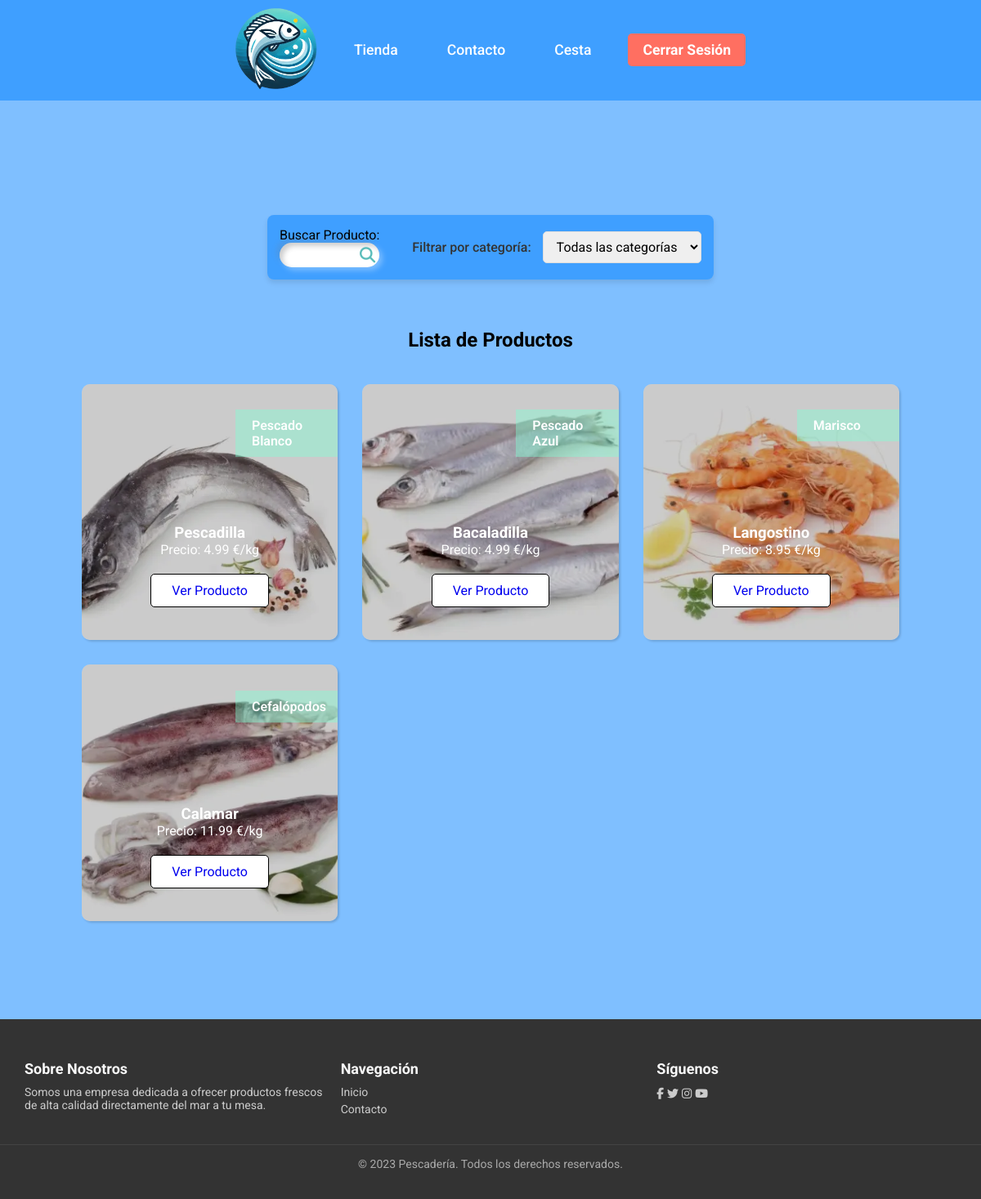
Screenshot of /index.php (signed in) with the database file from the repository.
### tables this page shows
CREATE TABLE `productos` (
  `id` int(11) NOT NULL,
  `nombre` varchar(255) NOT NULL,
  `descripcion` text DEFAULT NULL,
  `precio_kg` decimal(10,2) NOT NULL,
  `stock` int(11) DEFAULT 0,
  `imagen` varchar(255) DEFAULT 'imagen_default.png',
  `id_categoria` int(11) DEFAULT NULL
);

CREATE TABLE `categorias` (
  `id` int(11) NOT NULL,
  `nombre` varchar(255) NOT NULL
);

### index.php (the view, shortened to what this page needs)
<?php
include ('includes/header.php');
?>
    <main>
        <section class="main_products">
            <?php
                $sql = "SELECT productos.nombre, productos.id, productos.precio_kg, productos.imagen, categorias.nombre AS category_name FROM productos JOIN categorias ON productos.id_categoria = categorias.id";
                $result = mysqli_query($conexion, $sql);
            ?>
<div class="filters_container" data-aos="zoom-in" data-aos-duration="500">
        <div class="search_bar_container">
            <form action="search.php" method="GET">
            <label for="category">Buscar Producto:</label>
                <div class="search-container">
                <input type="text" name="search" placeholder="Search..." class="search-input">
                <button type="submit" class="search-btn">
                    <i class="fas fa-search"></i>
                </button>
                </div>
            </form>
        </div>
        <div class="category_selector_container">
            <form action="" method="GET">
                <label for="category">Filtrar por categoría:</label>
                <select name="category_name" id="category_name" onchange="this.form.submit()">
                    <option value="">Todas las categorías</option>
                </select>
            </form>
        </div>
</div>
        <h1>Lista de Productos</h1>
        <div class="products_wrapper">
            <?php
             while ($row = mysqli_fetch_assoc($result)):?>
                <div class="product">
                    <div class="product_tag">
                        <p><?= $row['category_name'] ?></p>
                    </div>
                    <h3><?= $row['nombre'] ?></h3>
                    <img src="assets/images/<?= $row['imagen'] ?>" alt="">
                    <p>Precio: <?= $row['precio_kg'] ?> €/kg</p>
                    <button class="product_grip_button">
                        <a href="producto.php?id=<?= $row['id'] ?>">Ver Producto</a>
                    </button>
                </div>
            <?php endwhile?>
            </div>
        </section>
    </main>
<?php
include ('includes/footer.php');
?>

### assets/css/estilos.css (style rules this page uses)
* { margin: 0; padding: 0; box-sizing: border-box; text-decoration: none; font-family: "Roboto", sans-serif; }
body { background-color:rgba(0, 128, 255, 0.5) ; }
main { width: 100%; padding: 20px; margin: auto; }
.main_products { width: 100%; display: flex; flex-direction: column; align-items: center; gap: 40px; padding: 0 80px; margin: 100px 0; }
.products_wrapper { max-width: 1600px; width: 100%; display: grid; grid-template-columns: repeat(3, 1fr); grid-auto-rows: 1fr; gap: 30px; }
.product { display: flex !important; flex-direction: column; align-items: center; justify-content: flex-end; padding: 40px; position: relative; aspect-ratio: 1/1; z-index: 1; box-shadow: rgba(0, 0, 0, 0.15) 1.95px 1.95px 2.6px; transition: all 0.3s ease-in; cursor: pointer; border-radius: 10px; overflow: hidden; }
.product::after { position: absolute; content: ""; top: 0; left: 0; width: 100%; height: 100%; background-color: rgba(0, 0, 0, 0.2); transition: all 0.3s ease-in; pointer-events: none; }
.product_tag { position: absolute; width: 40%; right: 0; top: 10%; background-color: rgba(127, 255, 212, 0.419); color: #fff; padding: 10px; padding-left: 20px; font-size: 16px; z-index: 999; font-weight: 600; }
.product h3, .product p { color: #fff; z-index: 2; position: relative; }
.product img { position: absolute; top: 0; left: 0; width: 100%; height: 100%; object-fit: cover; z-index: 0; }
.product button { z-index: 2; margin-top: 20px; }
.search-container { background: #fff; height: 30px; border-radius: 30px; padding: 10px 20px; display: flex; justify-content: center; align-items: center; cursor: pointer; transition: 0.8s; box-shadow: 4px 4px 6px 0 rgba(255,255,255,.3), -4px -4px 6px 0 rgba(116, 125, 136, .2), inset -4px -4px 6px 0 rgba(255,255,255,.2), inset 4px 4px 6px 0 rgba(0, 0, 0, .2); }
.search-container .search-input { background: transparent; border: none; outline:none; width: 0px; font-weight: 500; font-size: 16px; transition: 0.8s; }
.search-container .search-btn .fas { color: #5cbdbb; }
.product_grip_button { padding: 10px 25px; background-color: #fff; font-size: 16px; border: 1px solid #000; border-radius: 5px; transition: all 0.3s ease-in; }
.filters_container { display: flex; justify-content: center; align-items: center; gap: 40px; }
.filters_container { display: flex; justify-content: space-between; align-items: center; background-color: rgba(0, 128, 255, 0.5); padding: 15px; border-radius: 8px; box-shadow: 0 4px 6px rgba(0, 0, 0, 0.1); margin: 20px 0; }
.search_bar_container { display: flex; align-items: center; }
.search-container { position: relative; }
.search-input { padding: 10px 15px; font-size: 1em; border: 1px solid #ddd; border-radius: 20px; outline: none; transition: box-shadow 0.3s ease; width: 200px; }
.search-btn { position: absolute; right: 5px; top: 50%; transform: translateY(-50%); background-color: transparent; border: none; color: #333; font-size: 1.2em; cursor: pointer; padding: 0; outline: none; }
.category_selector_container { display: flex; align-items: center; }
.category_selector_container label { font-weight: 500; color: #333; margin-right: 10px; }
.category_selector_container select { padding: 8px 12px; border-radius: 5px; border: 1px solid #ddd; font-size: 1em; outline: none; cursor: pointer; transition: border-color 0.3s ease; }

### rows the page displays
productos: id_categoria.nombre "Pescado Blanco", nombre "Pescadilla", imagen (picture), precio_kg "4.99"
productos: id_categoria.nombre "Pescado Azul", nombre "Bacaladilla", imagen (picture), precio_kg "4.99"
productos: id_categoria.nombre "Marisco", nombre "Langostino", imagen (picture), precio_kg "8.95"
productos: id_categoria.nombre "Cefalópodos", nombre "Calamar", imagen (picture), precio_kg "11.99"
